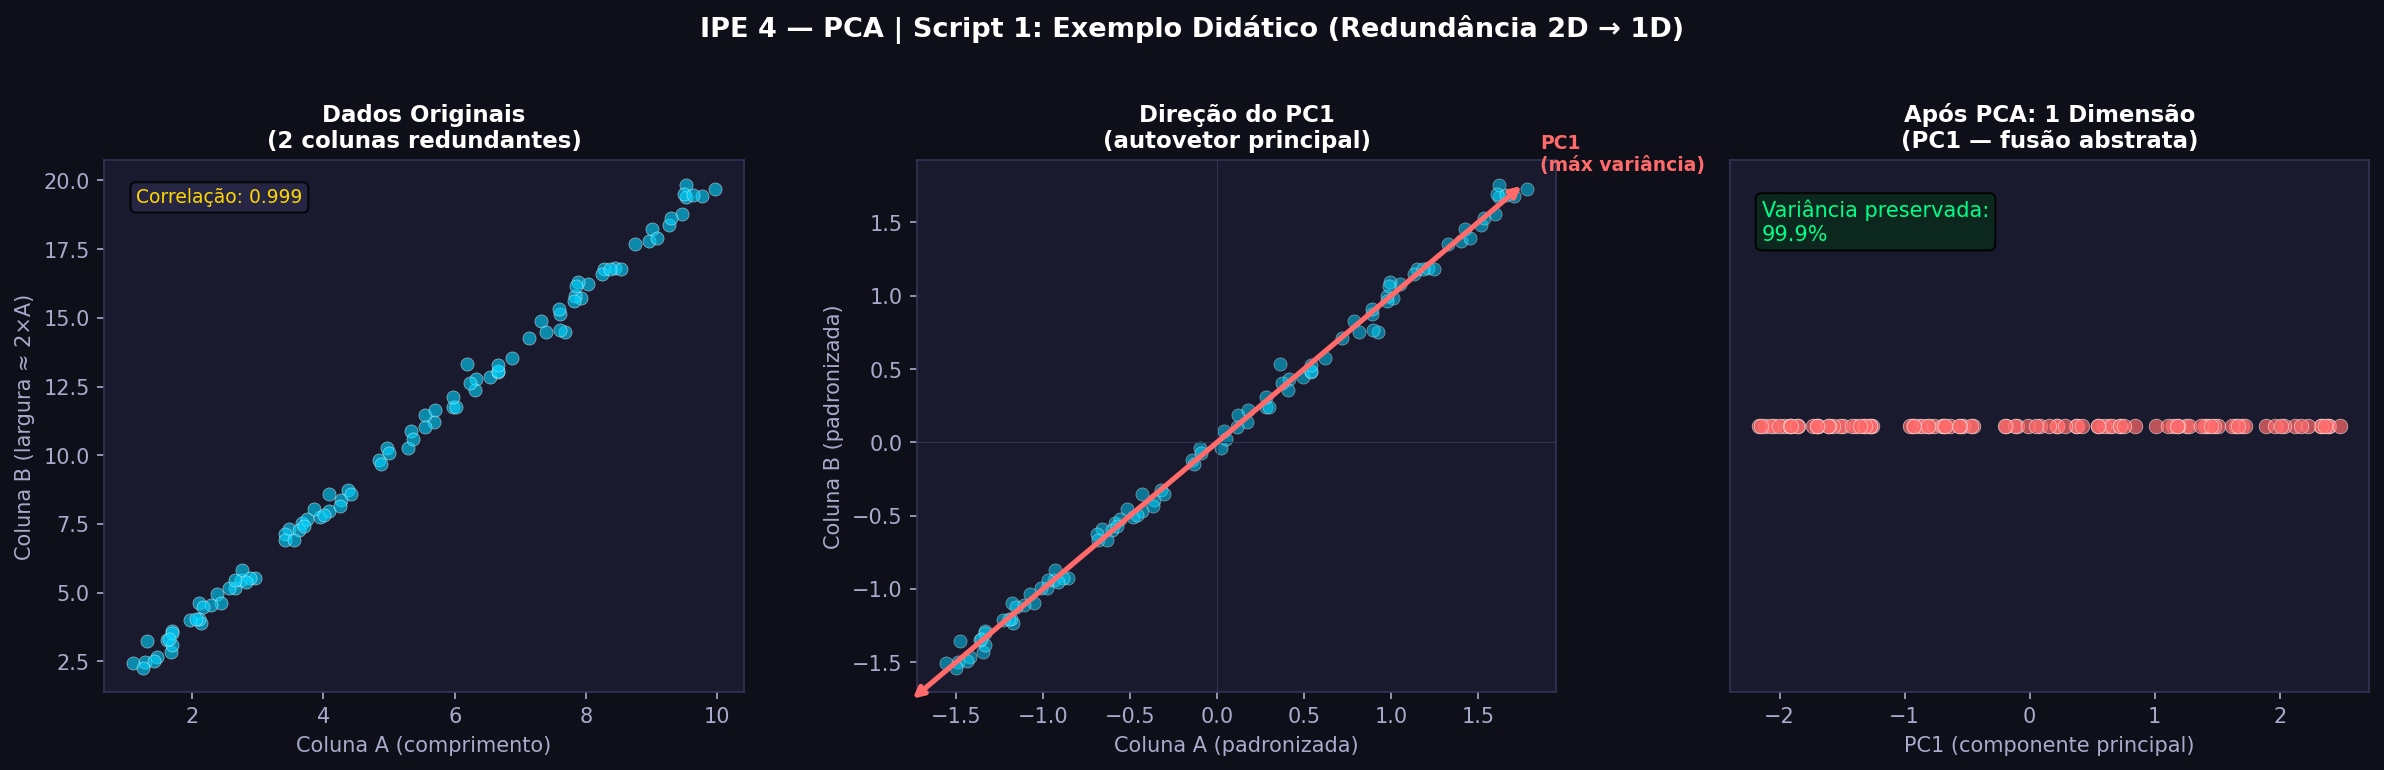

Recreate this plot in Python.
import numpy as np
import matplotlib.pyplot as plt
from sklearn.preprocessing import StandardScaler
from sklearn.decomposition import PCA

np.random.seed(42)

print("=" * 60)
print("  PASSO 1 — Criando a Matriz Redundante")
print("=" * 60)

coluna_base = np.random.uniform(1, 10, size=100)

coluna_a = coluna_base + np.random.normal(0, 0.1, 100)
coluna_b = coluna_base * 2 + np.random.normal(0, 0.2, 100)

X = np.column_stack([coluna_a, coluna_b])

print(f"\nShape da Matriz Original: {X.shape}")
print(f"  → {X.shape[0]} amostras, {X.shape[1]} colunas (features)\n")

correlacao = np.corrcoef(X[:, 0], X[:, 1])[0, 1]
print(f"Correlação entre Coluna A e Coluna B: {correlacao:.4f}")
print("  → Correlação próxima de 1.0 = ALTÍSSIMA REDUNDÂNCIA\n")

print("=" * 60)
print("  PASSO 2 — Matriz de Covariância")
print("=" * 60)

X_scaled = StandardScaler().fit_transform(X)
cov_matrix = np.cov(X_scaled.T)

print("\nMatriz de Covariância (após padronização):")
print(np.array2string(cov_matrix, precision=4))
print("\n  → Valores fora da diagonal altos = redundância detectada!\n")

print("=" * 60)
print("  PASSO 3 — Autovetores e Autovalores")
print("=" * 60)

autovalores, autovetores = np.linalg.eig(cov_matrix)

print("\nAutovalores (variância explicada por cada direção):")

for i, val in enumerate(autovalores):
    pct = val / autovalores.sum() * 100
    print(f"  λ{i+1} = {val:.4f}  →  {pct:.1f}% da variância total")

print("\nAutovetores (direções principais no espaço dos dados):")

for i, vec in enumerate(autovetores.T):
    print(f"  PC{i+1}: {vec}")

print("\n  → PC1 concentra quase TODA a variância")
print("  → PC2 captura apenas o ruído residual\n")

print("=" * 60)
print("  PASSO 4 — Aplicando PCA: 2D → 1D")
print("=" * 60)

pca = PCA(n_components=1)
X_pca = pca.fit_transform(X_scaled)

print(f"\nShape ANTES do PCA: {X_scaled.shape}  (2 colunas)")
print(f"Shape APÓS  o PCA: {X_pca.shape}   (1 coluna — PC1)")
print(f"\nVariância explicada por PC1: {pca.explained_variance_ratio_[0] * 100:.2f}%")
print("  → Com UMA única componente, preservamos quase toda a informação!\n")

fig, axes = plt.subplots(1, 3, figsize=(16, 5))
fig.patch.set_facecolor("#0f0f1a")

for ax in axes:
    ax.set_facecolor("#1a1a2e")

cor_pontos = "#00d4ff"
cor_pc1 = "#ff6b6b"

axes[0].scatter(
    X[:, 0],
    X[:, 1],
    color=cor_pontos,
    alpha=0.6,
    s=40,
    edgecolors="white",
    linewidths=0.3
)

axes[0].set_title(
    "Dados Originais\n(2 colunas redundantes)",
    color="white",
    fontsize=11,
    fontweight="bold"
)

axes[0].set_xlabel("Coluna A (comprimento)", color="#aaaacc")
axes[0].set_ylabel("Coluna B (largura ≈ 2×A)", color="#aaaacc")
axes[0].tick_params(colors="#aaaacc")

for spine in axes[0].spines.values():
    spine.set_edgecolor("#333355")

axes[0].text(
    0.05,
    0.92,
    f"Correlação: {correlacao:.3f}",
    transform=axes[0].transAxes,
    color="#ffd700",
    fontsize=9,
    bbox=dict(boxstyle="round", facecolor="#2a2a4a", alpha=0.8)
)

axes[1].scatter(
    X_scaled[:, 0],
    X_scaled[:, 1],
    color=cor_pontos,
    alpha=0.5,
    s=40,
    edgecolors="white",
    linewidths=0.3
)

vec = pca.components_[0]
escala = 2.5

axes[1].annotate(
    "",
    xy=(vec[0] * escala, vec[1] * escala),
    xytext=(-vec[0] * escala, -vec[1] * escala),
    arrowprops=dict(arrowstyle="<->", color=cor_pc1, lw=2.5)
)

axes[1].text(
    vec[0] * escala * 1.05,
    vec[1] * escala * 1.05,
    "PC1\n(máx variância)",
    color=cor_pc1,
    fontsize=9,
    fontweight="bold"
)

axes[1].set_title(
    "Direção do PC1\n(autovetor principal)",
    color="white",
    fontsize=11,
    fontweight="bold"
)

axes[1].set_xlabel("Coluna A (padronizada)", color="#aaaacc")
axes[1].set_ylabel("Coluna B (padronizada)", color="#aaaacc")
axes[1].tick_params(colors="#aaaacc")

for spine in axes[1].spines.values():
    spine.set_edgecolor("#333355")

axes[1].axhline(0, color="#333355", lw=0.5)
axes[1].axvline(0, color="#333355", lw=0.5)

axes[2].scatter(
    X_pca[:, 0],
    np.zeros_like(X_pca[:, 0]),
    color=cor_pc1,
    alpha=0.7,
    s=50,
    edgecolors="white",
    linewidths=0.3
)

axes[2].set_title(
    "Após PCA: 1 Dimensão\n(PC1 — fusão abstrata)",
    color="white",
    fontsize=11,
    fontweight="bold"
)

axes[2].set_xlabel("PC1 (componente principal)", color="#aaaacc")
axes[2].set_yticks([])
axes[2].tick_params(colors="#aaaacc")

for spine in axes[2].spines.values():
    spine.set_edgecolor("#333355")

axes[2].text(
    0.05,
    0.85,
    f"Variância preservada:\n{pca.explained_variance_ratio_[0] * 100:.1f}%",
    transform=axes[2].transAxes,
    color="#00ff88",
    fontsize=10,
    bbox=dict(boxstyle="round", facecolor="#0a2a1a", alpha=0.85)
)

fig.suptitle(
    "IPE 4 — PCA | Script 1: Exemplo Didático (Redundância 2D → 1D)",
    color="white",
    fontsize=13,
    fontweight="bold",
    y=1.02
)

plt.tight_layout()

plt.savefig(
    "script1_didatico.png",
    dpi=150,
    bbox_inches="tight",
    facecolor=fig.get_facecolor()
)

plt.close()

print("=" * 60)
print("  RESULTADO FINAL")
print("=" * 60)

print(f"\n  • Dimensões originais : 2 colunas")
print(f"  • Dimensões após PCA  : 1 componente (PC1)")
print(f"  • Variância preservada: {pca.explained_variance_ratio_[0] * 100:.2f}%")
print(f"  • Gráfico salvo em    : script1_didatico.png")

print("\n  CONCLUSÃO: Colunas redundantes são COLAPSADAS pelo PCA")
print("  em uma única direção sem perda relevante de informação.\n")
